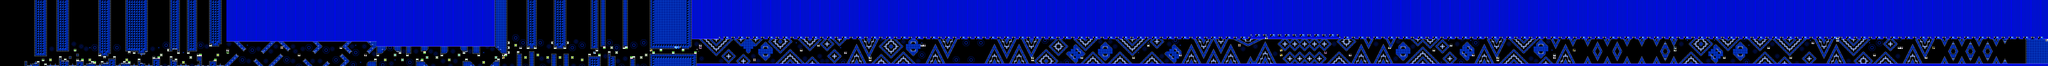

The image is a tile-based game level rendered from a .tmx file. Its description and source (layers, tilesets, objects; grid data summarised) follow:
An orthogonal 832x27 tile map with 16x16 px tiles, 2 tile layers (SP, ...), 2 tilesets.

<map version="1.10" tiledversion="1.11.2" orientation="orthogonal" renderorder="right-down" width="832" height="27" tilewidth="16" tileheight="16" infinite="0" nextlayerid="3" nextobjectid="1">
 <editorsettings>
  <chunksize width="16" height="27" />
  <export target="../LEVELS/LEVEL DATA/lvlset_C/jawbreaker.csv" format="csv" />
 </editorsettings>
 <tileset firstgid="1" name="famidash" tilewidth="16" tileheight="16" tilecount="256" columns="16">
  <image source="../../../GRAPHICS/famidash.bmp" width="256" height="256" />
 </tileset>
 <tileset firstgid="257" name="sprites" tilewidth="16" tileheight="16" tilecount="256" columns="16">
  <image source="../../../GRAPHICS/sprites.png" width="256" height="256" />
 </tileset>
 <layer id="1" width="832" height="27">
  <data>[22464 cells, 22464 non-empty, 82 distinct tile ids]</data>
 </layer>
 <layer id="2" name="SP" width="832" height="27">
  <data>[22464 cells, 514 non-empty, 43 distinct tile ids]</data>
 </layer>
</map>
